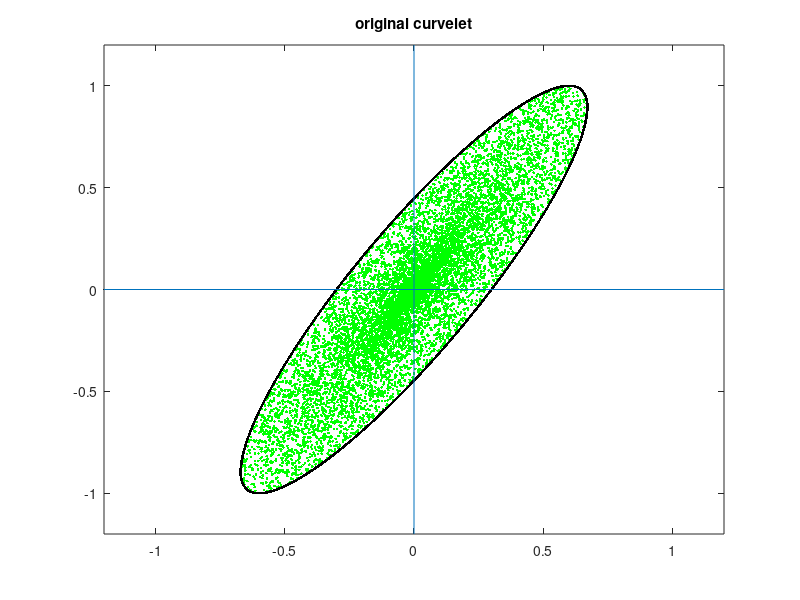
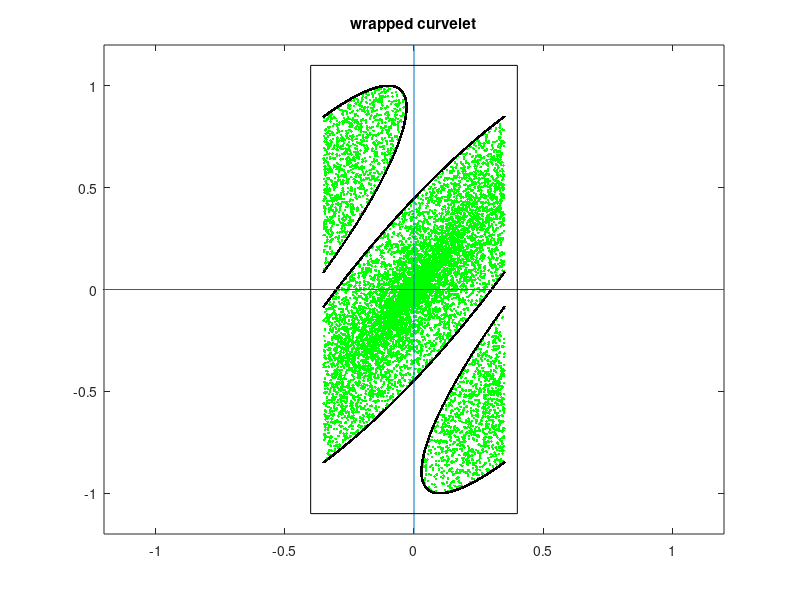

Recreate these plots in MATLAB, in order.
% Example of wrapping

%circle filled with points
alpha=0:0.1:360; 
alpha=(alpha*2*pi)/360; %in rads
Pcx=cos(alpha)';
Pcy=sin(alpha)';

R=rand(10000,1); %set of radii
alpha=2*pi*rand(10000,1);

Px=R.*cos(alpha); Px=[Px;Pcx];
Py=R.*sin(alpha); Py=[Py;Pcy];

%stretch
Px=0.3*Px;
%rotate
Px=Px+ (0.6*Py);

ra=10001:length(Px); %range

figure(1)
plot(Px,Py,'g.'); hold on;
plot(Px(ra),Py(ra),'k.');
line([-1.2 1.2],[0 0]);
line([0 0],[-1.2 1.2]);
axis([-1.2 1.2 -1.2 1.2]);
title('original curvelet');

%wrapping
WPx=Px;
for j=1:length(Px),
   if Px(j)>0.35, WPx(j)=Px(j)-0.7; end;
   if Px(j)<-0.35, WPx(j)=Px(j)+0.7; end;
end;   

figure(2)
plot(WPx,Py,'g.'); hold on;
plot(WPx(ra),Py(ra),'k.');
line([-1.2 1.2],[0 0]);
line([0 0],[-1.2 1.2]);
%rectangle
axis([-1.2 1.2 -1.2 1.2]);
rectangle('Position',[-0.4 -1.1 0.8 2.2]);
title('wrapped curvelet');
